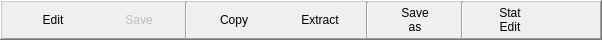
         <widget class="QFrame" name="frame_7">
          <property name="sizePolicy">
           <sizepolicy hsizetype="Preferred" vsizetype="Preferred">
            <horstretch>0</horstretch>
            <verstretch>0</verstretch>
           </sizepolicy>
          </property>
          <property name="minimumSize">
           <size>
            <width>0</width>
            <height>40</height>
           </size>
          </property>
          <property name="maximumSize">
           <size>
            <width>99999</width>
            <height>34</height>
           </size>
          </property>
          <property name="frameShape">
           <enum>QFrame::WinPanel</enum>
          </property>
          <property name="frameShadow">
           <enum>QFrame::Raised</enum>
          </property>
          <layout class="QHBoxLayout" name="horizontalLayout_12">
           <property name="topMargin">
            <number>0</number>
           </property>
           <property name="rightMargin">
            <number>10</number>
           </property>
           <property name="bottomMargin">
            <number>0</number>
           </property>
           <item>
            <widget class="QPushButton" name="btnEditLock">
             <property name="sizePolicy">
              <sizepolicy hsizetype="Fixed" vsizetype="Preferred">
               <horstretch>0</horstretch>
               <verstretch>0</verstretch>
              </sizepolicy>
             </property>
             <property name="minimumSize">
              <size>
               <width>0</width>
               <height>0</height>
              </size>
             </property>
             <property name="maximumSize">
              <size>
               <width>16777215</width>
               <height>50</height>
              </size>
             </property>
             <property name="toolTip">
              <string>Enable/Disable record edit</string>
             </property>
             <property name="text">
              <string>Edit</string>
             </property>
             <property name="icon">
              <iconset resource="Resources/VgenesResources.qrc">
               <normaloff>:/PNG-Icons/locked.png</normaloff>:/PNG-Icons/locked.png</iconset>
             </property>
             <property name="iconSize">
              <size>
               <width>24</width>
               <height>24</height>
              </size>
             </property>
             <property name="flat">
              <bool>true</bool>
             </property>
            </widget>
           </item>
           <item>
            <widget class="QPushButton" name="btnSaveChange">
             <property name="enabled">
              <bool>false</bool>
             </property>
             <property name="sizePolicy">
              <sizepolicy hsizetype="Fixed" vsizetype="Preferred">
               <horstretch>0</horstretch>
               <verstretch>0</verstretch>
              </sizepolicy>
             </property>
             <property name="minimumSize">
              <size>
               <width>0</width>
               <height>0</height>
              </size>
             </property>
             <property name="maximumSize">
              <size>
               <width>16777215</width>
               <height>50</height>
              </size>
             </property>
             <property name="toolTip">
              <string>Save change</string>
             </property>
             <property name="text">
              <string>Save</string>
             </property>
             <property name="icon">
              <iconset resource="Resources/VgenesResources.qrc">
               <normaloff>:/PNG-Icons/SaveIcon.png</normaloff>:/PNG-Icons/SaveIcon.png</iconset>
             </property>
             <property name="iconSize">
              <size>
               <width>24</width>
               <height>24</height>
              </size>
             </property>
             <property name="flat">
              <bool>true</bool>
             </property>
            </widget>
           </item>
           <item>
            <widget class="Line" name="line_6">
             <property name="orientation">
              <enum>Qt::Vertical</enum>
             </property>
            </widget>
           </item>
           <item>
            <widget class="QPushButton" name="btnCopyRecords">
             <property name="sizePolicy">
              <sizepolicy hsizetype="Fixed" vsizetype="Preferred">
               <horstretch>0</horstretch>
               <verstretch>0</verstretch>
              </sizepolicy>
             </property>
             <property name="minimumSize">
              <size>
               <width>0</width>
               <height>0</height>
              </size>
             </property>
             <property name="maximumSize">
              <size>
               <width>16777215</width>
               <height>50</height>
              </size>
             </property>
             <property name="toolTip">
              <string>&lt;html&gt;&lt;head/&gt;&lt;body&gt;&lt;p&gt;Copy checked records into another database&lt;/p&gt;&lt;/body&gt;&lt;/html&gt;</string>
             </property>
             <property name="text">
              <string>Copy</string>
             </property>
             <property name="icon">
              <iconset resource="Resources/VgenesResources.qrc">
               <normaloff>:/PNG-Icons/Duplicate.png</normaloff>:/PNG-Icons/Duplicate.png</iconset>
             </property>
             <property name="iconSize">
              <size>
               <width>24</width>
               <height>24</height>
              </size>
             </property>
             <property name="flat">
              <bool>true</bool>
             </property>
            </widget>
           </item>
           <item>
            <widget class="QPushButton" name="btnExtractRecords">
             <property name="sizePolicy">
              <sizepolicy hsizetype="Fixed" vsizetype="Preferred">
               <horstretch>0</horstretch>
               <verstretch>0</verstretch>
              </sizepolicy>
             </property>
             <property name="minimumSize">
              <size>
               <width>0</width>
               <height>0</height>
              </size>
             </property>
             <property name="maximumSize">
              <size>
               <width>16777215</width>
               <height>50</height>
              </size>
             </property>
             <property name="toolTip">
              <string>&lt;html&gt;&lt;head/&gt;&lt;body&gt;&lt;p&gt;Make a new VGenes database file from checked records&lt;/p&gt;&lt;/body&gt;&lt;/html&gt;</string>
             </property>
             <property name="text">
              <string>Extract</string>
             </property>
             <property name="icon">
              <iconset resource="Resources/VgenesResources.qrc">
               <normaloff>:/PNG-Icons/Insert.png</normaloff>:/PNG-Icons/Insert.png</iconset>
             </property>
             <property name="iconSize">
              <size>
               <width>24</width>
               <height>24</height>
              </size>
             </property>
             <property name="flat">
              <bool>true</bool>
             </property>
            </widget>
           </item>
           <item>
            <widget class="Line" name="line_8">
             <property name="orientation">
              <enum>Qt::Vertical</enum>
             </property>
            </widget>
           </item>
           <item>
            <widget class="QPushButton" name="btnSaveAs">
             <property name="enabled">
              <bool>true</bool>
             </property>
             <property name="sizePolicy">
              <sizepolicy hsizetype="Fixed" vsizetype="Preferred">
               <horstretch>0</horstretch>
               <verstretch>0</verstretch>
              </sizepolicy>
             </property>
             <property name="minimumSize">
              <size>
               <width>0</width>
               <height>0</height>
              </size>
             </property>
             <property name="maximumSize">
              <size>
               <width>16777215</width>
               <height>50</height>
              </size>
             </property>
             <property name="toolTip">
              <string>Make a copy of current DB</string>
             </property>
             <property name="text">
              <string>Save 
as</string>
             </property>
             <property name="icon">
              <iconset resource="Resources/VgenesResources.qrc">
               <normaloff>:/PNG-Icons/SaveAsIcon.png</normaloff>:/PNG-Icons/SaveAsIcon.png</iconset>
             </property>
             <property name="iconSize">
              <size>
               <width>24</width>
               <height>24</height>
              </size>
             </property>
             <property name="flat">
              <bool>true</bool>
             </property>
            </widget>
           </item>
           <item>
            <widget class="Line" name="line_9">
             <property name="orientation">
              <enum>Qt::Vertical</enum>
             </property>
            </widget>
           </item>
           <item>
            <widget class="QPushButton" name="StatUpdate1">
             <property name="text">
              <string>Stat
Edit</string>
             </property>
             <property name="icon">
              <iconset resource="Resources/VgenesResources.qrc">
               <normaloff>:/PNG-Icons/chart.png</normaloff>:/PNG-Icons/chart.png</iconset>
             </property>
             <property name="iconSize">
              <size>
               <width>24</width>
               <height>24</height>
              </size>
             </property>
             <property name="flat">
              <bool>true</bool>
             </property>
            </widget>
           </item>
           <item>
            <spacer name="horizontalSpacer_26">
             <property name="orientation">
              <enum>Qt::Horizontal</enum>
             </property>
             <property name="sizeHint" stdset="0">
              <size>
               <width>40</width>
               <height>20</height>
              </size>
             </property>
            </spacer>
           </item>
          </layout>
         </widget>
